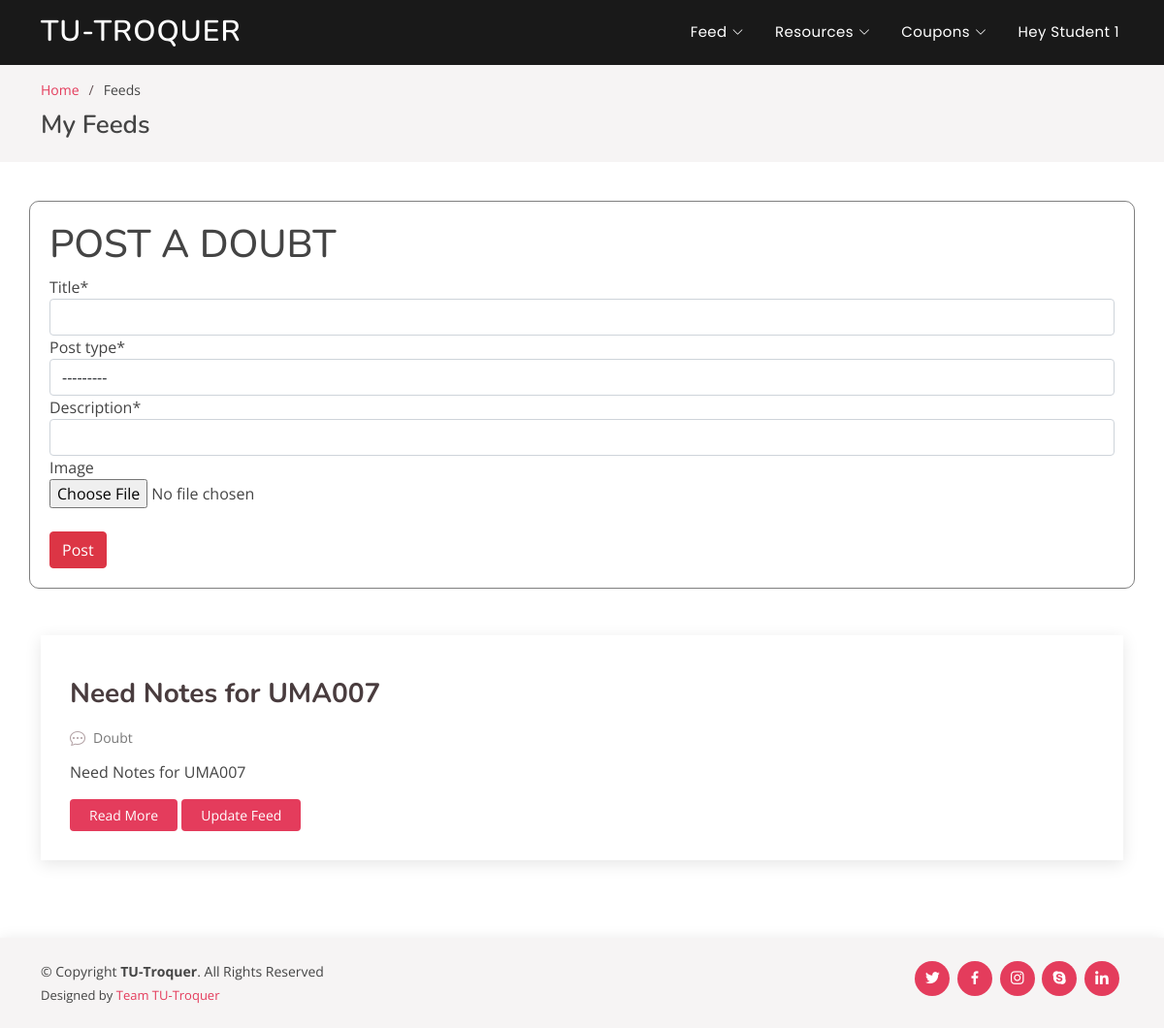
Screenshot of /my/feeds/ (signed in) with the database file from the repository.
### user/models.py (models this page shows, shortened)
class User(AbstractUser):
	username			= None
	email 				= models.EmailField(verbose_name='Email Address', unique=True)
	name 				= models.CharField(max_length=50)
	contact_no 			= PhoneNumberField(blank=False, null=False, help_text='Add country code before the contact no.')
	coins				= models.IntegerField(default=50)
	ratings				= models.IntegerField(default=0)
	is_student			= models.BooleanField(default=False)
	is_company 			= models.BooleanField(default=False)
	USERNAME_FIELD 		= 'email'
	user_permissions 	= None
	groups 				= None
	REQUIRED_FIELDS 	= []
	objects = CustomUserManager()

### home/models.py (models this page shows, shortened)
class Feed(models.Model):
	post_type = (('Doubt', 'Doubt'),
				('News', 'News'),)
	author 				= models.ForeignKey(User, related_name = 'author', on_delete=models.CASCADE, null=True)
	title 				= models.CharField(max_length=50)
	post_type			= models.CharField(choices=post_type, max_length=5)
	description			= models.CharField(max_length=500)
	image 				= models.ImageField(default='feed/default.jpg', upload_to='feed/', null=True, blank=True)

### home/views.py (the view)
# urls.py: path('my/feeds/', 							my_post, 			name='my_feeds'),
@login_required
def my_post(request):
	if(request.method == 'POST'):
		form = AnswerForm(request.POST, request.FILES)
		if form.is_valid():
			form.instance.author = request.user
			form.save()
	form = AnswerForm()
	feeds   = Feed.objects.filter(author=request.user)
	context = {
		'form' : form,
		'feeds'	 : feeds,
	}
	return render(request, 'home/my_feeds.html', context)

### home/forms.py
class AnswerForm(forms.ModelForm):
	class Meta():
		model = Feed
		fields = ['title', 'post_type', 'description', 'image']

### home/templates/home/my_feeds.html (shortened to what this page needs)
{% extends "home/base.html" %}
{% load static %}
{% load crispy_forms_tags %}
{% block body %}
  <main id="main">
    <section id="breadcrumbs" class="breadcrumbs">
      <div class="container">
        <ol>
          <li><a href="{% url 'feeds' %}">Home</a></li>
          <li>Feeds</li>
        </ol>
        <h2>My Feeds</h2>
      </div>
    </section>
    <section id="blog" class="blog">
      <div class="container" data-aos="fade-up">
        <div class="row">
          <div class="col-lg-12 mt-5 mt-lg-0" style="border: solid 1px rgba(0,0,0,0.5); padding: 20px; border-radius:10px;">
            <h1>POST A DOUBT</h1>
            <form method="POST" enctype="multipart/form-data">
              {{ form|crispy }}
              <br>
              <button class="btn btn-danger" type="submit" value="Post">Post</button>
            </form>
          </div>
          <div class="col-lg-12 mt-5 entries">
            {% for feed in feeds %}
            <article class="entry">
              <div class="entry-img">
              </div>
              <h2 class="entry-title">
                <a href="{% url 'feed_details' feed.id %}">{{feed.title}}</a>
              </h2>
              <div class="entry-meta">
                <ul>
                  <li class="d-flex align-items-center"><i class="bi bi-chat-dots"></i> <a>{{feed.post_type}}</a></li>
                </ul>
              </div>
              <div class="entry-content">
                <p> {{feed.description}}
                </p>
                <div style="display: flex;">
                  <div class="read-more">
                    <a href="{% url 'feed_details' feed.id %}">Read More</a>
                  </div> &nbsp
                  <div class="read-more">
                    <a href="{% url 'update_feed' feed.id%}">Update Feed</a>
                  </div>
                  </div>
              </div>
            </article>
            {% endfor %}
        </div>
      </div>
    </section>
  </main>
{% endblock body %}

### home/templates/home/base.html (shortened to what this page needs)
{% load static %}
<!DOCTYPE html>
<html lang="en">
<head>
  <link href="{%static 'home/assets/vendor/bootstrap/css/bootstrap.min.css'%}" rel="stylesheet">
  <link href="{%static 'home/assets/vendor/bootstrap-icons/bootstrap-icons.css'%}" rel="stylesheet">
  <link href="{%static 'home/assets/vendor/boxicons/css/boxicons.min.css'%}" rel="stylesheet">
  <link href="{%static 'home/assets/vendor/glightbox/css/glightbox.min.css'%}" rel="stylesheet">
  <link href="{%static 'home/assets/vendor/remixicon/remixicon.css'%}" rel="stylesheet">
  <link href="{%static 'home/assets/vendor/swiper/swiper-bundle.min.css'%}" rel="stylesheet">
  <link href="{%static 'home/assets/css/style.css'%}" rel="stylesheet">
</head>
<body>
  <header id="header" class="fixed-top header-inner-pages">
    <div class="container d-flex align-items-center justify-content-between">
      <h1 class="logo"><a href="{% url 'my_posted_resources' %}">TU-Troquer</a></h1>
      <nav id="navbar" class="navbar">
        <ul>
          <li class="dropdown"><a href="{% url 'feeds' %}"><span>Feed</span> <i class="bi bi-chevron-down"></i></a>
          </li>
          <li class="dropdown"><a href="{% url 'all-resources' %}"><span>Resources</span> <i class="bi bi-chevron-down"></i></a>
          </li>
          <li class="dropdown"><a href="{% url 'available' %}"><span>Coupons</span> <i class="bi bi-chevron-down"></i></a>
          </li>
          {% if user.is_authenticated %}
          <li class="dropdown" ><a href="#">Hey {{ user.name }}</a>
          </li>
          {% else %}
          <li><a class="nav-link scrollto" href="{% url 'login' %}">Login/Signup</a></li>
          {% endif %}
        </ul>
      </nav>
    </div>
  </header>
{% block body %}{% endblock body %}
  <footer id="footer">
    <div class="container d-md-flex py-4">
      <div class="me-md-auto text-center text-md-start">
        <div class="copyright">
          &copy; Copyright <strong><span>TU-Troquer</span></strong>. All Rights Reserved
        </div>
        <div class="credits">
          Designed by <a href="#">Team TU-Troquer</a>
        </div>
      </div>
      <div class="social-links text-center text-md-right pt-3 pt-md-0">
        <a href="#" class="twitter"><i class="bx bxl-twitter"></i></a>
        <a href="#" class="facebook"><i class="bx bxl-facebook"></i></a>
        <a href="#" class="instagram"><i class="bx bxl-instagram"></i></a>
        <a href="#" class="google-plus"><i class="bx bxl-skype"></i></a>
        <a href="#" class="linkedin"><i class="bx bxl-linkedin"></i></a>
      </div>
    </div>
  </footer>
</body>
</html>

### home/static/home/assets/css/style.css (style rules this page uses)
body { font-family: "Open Sans", sans-serif; color: #444444; }
a { color: #e43c5c; text-decoration: none; }
h1, h2, h3, h4, h5, h6 { font-family: "Nunito", sans-serif; }
#header { transition: all 0.5s; z-index: 997; padding: 20px 0; }
#header .logo { font-size: 30px; margin: 0; padding: 0; line-height: 1; font-weight: 600; letter-spacing: 1px; text-transform: uppercase; }
#header .logo a { color: #fff; }
#header.header-scrolled, #header.header-inner-pages { background: rgba(0, 0, 0, 0.9); padding: 12px 0; }
.navbar { padding: 0; }
.navbar ul { margin: 0; padding: 0; display: flex; list-style: none; align-items: center; }
.navbar li { position: relative; }
.navbar > ul > li { white-space: nowrap; padding: 10px 0 10px 24px; }
.navbar a { display: flex; align-items: center; justify-content: space-between; font-family: "Poppins", sans-serif; color: #fff; font-size: 15px; padding: 0 4px; white-space: nowrap; transition: 0.3s; letter-spacing: 0.4px; position: relative; }
.navbar a i { font-size: 12px; line-height: 0; margin-left: 5px; }
.navbar > ul > li > a:before { content: ""; position: absolute; width: 100%; height: 2px; bottom: -6px; left: 0; background-color: #e43c5c; visibility: hidden; transform: scaleX(0); transition: all 0.3s ease-in-out 0s; }
section { padding: 60px 0; overflow: hidden; }
.breadcrumbs { padding: 15px 0; background: #f6f4f4; margin-top: 67px; }
.breadcrumbs h2 { font-size: 26px; font-weight: 600; }
.breadcrumbs ol { display: flex; flex-wrap: wrap; list-style: none; padding: 0 0 10px 0; margin: 0; font-size: 14px; }
.breadcrumbs ol li + li { padding-left: 10px; }
.breadcrumbs ol li + li::before { display: inline-block; padding-right: 10px; color: #655356; content: "/"; }
.blog { padding: 40px 0 20px 0; }
.blog .entry { padding: 30px; margin-bottom: 60px; box-shadow: 0 4px 16px rgba(0, 0, 0, 0.1); }
.blog .entry .entry-img { max-height: 440px; margin: -30px -30px 20px -30px; overflow: hidden; }
.blog .entry .entry-title { font-size: 28px; font-weight: bold; padding: 0; margin: 0 0 20px 0; }
.blog .entry .entry-title a { color: #493c3e; transition: 0.3s; }
.blog .entry .entry-meta { margin-bottom: 15px; color: #b1a0a3; }
.blog .entry .entry-meta ul { display: flex; flex-wrap: wrap; list-style: none; align-items: center; padding: 0; margin: 0; }
.blog .entry .entry-meta i { font-size: 16px; margin-right: 8px; line-height: 0; }
.blog .entry .entry-meta a { color: #777777; font-size: 14px; display: inline-block; line-height: 1; }
.blog .entry .entry-content p { line-height: 24px; }
.blog .entry .entry-content .read-more { -moz-text-align-last: right; text-align-last: right; }
.blog .entry .entry-content .read-more a { display: inline-block; background: #e43c5c; color: #fff; padding: 6px 20px; transition: 0.3s; font-size: 14px; border-radius: 4px; }
#footer { color: #444444; font-size: 14px; background: #f6f4f4; box-shadow: 0px 2px 15px rgba(0, 0, 0, 0.1); }
#footer .credits { padding-top: 5px; font-size: 13px; color: #444444; }
#footer .social-links a { font-size: 18px; display: inline-block; background: #e43c5c; color: #fff; line-height: 1; padding: 8px 0; margin-right: 4px; border-radius: 50%; text-align: center; width: 36px; height: 36px; transition: 0.3s; }

### rows the page displays
User: name "Student 1"
Feed: title "Need Notes for UMA007", post_type "Doubt", description "Need Notes for UMA007"
